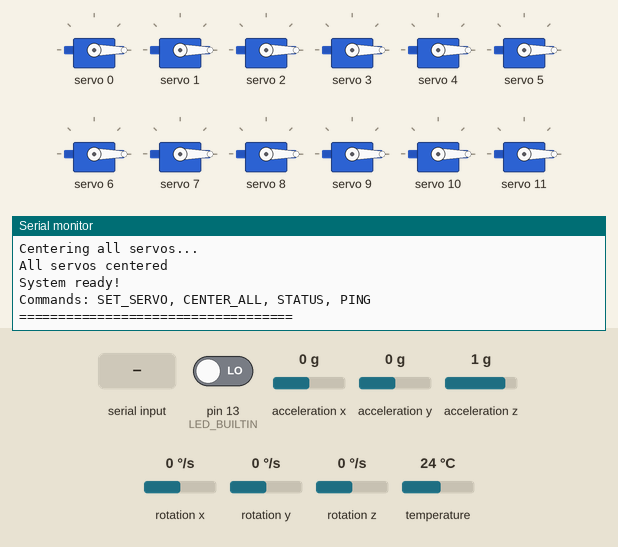
This sketch was run on a simulated Arduino Uno, built with avr-gcc and run on an emulated ATmega328P. Shown: 12 × servo, the last lines printed to the serial monitor. The test bench sets the inputs (shaded band); at power-on: pin 13 (LED_BUILTIN) LOW, acceleration x 0 g, acceleration y 0 g, acceleration z 1 g, rotation x 0 °/s, rotation y 0 °/s, rotation z 0 °/s, temperature 24 °C.

Above: at 2.8 s.
2.9 s: "STATUS,1\n" received over Serial
At 4.1 s:
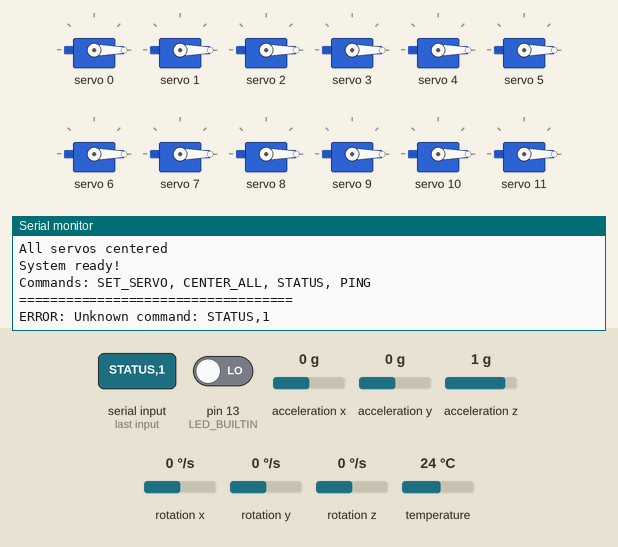
4.4 s: "PING,1\n" received over Serial
At 5.6 s:
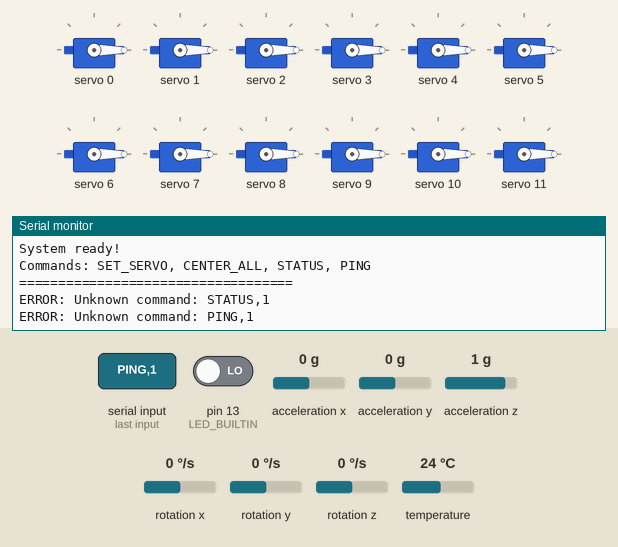
5.9 s: "SET_SERVO:\n" received over Serial
At 6.8 s:
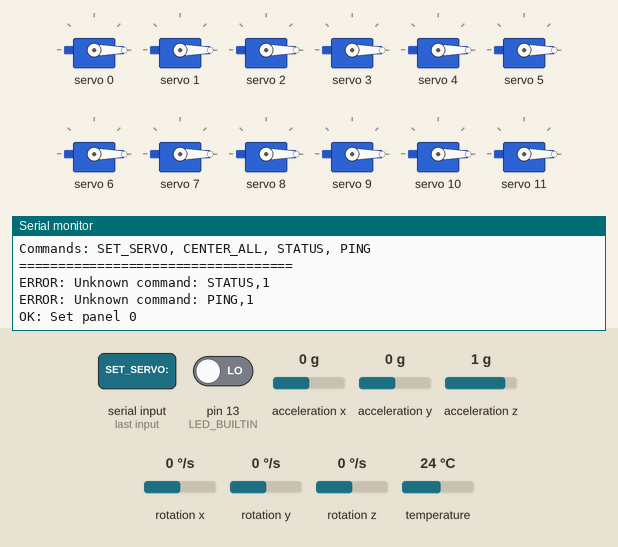

Measured:
- after the input at 2.9 s, the serial monitor: prints a new line at once (image 1)
- after the input at 4.4 s, the serial monitor: prints a new line at once (image 2)
- after the input at 5.9 s, the serial monitor: prints a new line at once (image 3)

The sketch:

teensy_controller.ino
```cpp
// (licence header left out)
#include <Wire.h>
#include <Adafruit_PWMServoDriver.h>
#include <Adafruit_MPU6050.h>
#include <Adafruit_Sensor.h>
#include <MadgwickAHRS.h>

// ===== CONFIGURATION =====
#define SERVO_FREQ 60  // Analog servos run at ~60 Hz
#define NUM_BOARDS 2   // Number of PCA9685 boards
#define SERVOS_PER_BOARD 16
#define TOTAL_SERVOS 36  // 12 panels × 3 servos
#define NUM_PANELS 12

// PCA9685 board addresses (set via jumpers)
#define PCA9685_ADDR_1 0x40
#define PCA9685_ADDR_2 0x41

// MPU-9250 addresses (0x68, 0x69, 0x6A via AD0 pin)
#define MPU_ADDR_1 0x68
#define MPU_ADDR_2 0x69
#define MPU_ADDR_3 0x6A

// MG90S servo pulse width range (microseconds)
#define SERVO_MIN_PULSE 500
#define SERVO_MAX_PULSE 2500

// Control loop timing
#define CONTROL_RATE_HZ 100
#define CONTROL_PERIOD_US (1000000 / CONTROL_RATE_HZ)

// ===== GLOBAL OBJECTS =====
Adafruit_PWMServoDriver pca9685_boards[NUM_BOARDS];
Adafruit_MPU6050 mpu_sensors[3];
Madgwick madgwick_filters[3];

// ===== STATE VARIABLES =====
struct PanelState {
  uint8_t panel_id;
  float servo_angles[3];  // degrees
  float orientation[3];   // roll, pitch, yaw in radians
  unsigned long timestamp;
};

PanelState panel_states[NUM_PANELS];

// Timing
unsigned long last_control_update = 0;
unsigned long last_imu_update = 0;

// Command buffer
const int CMD_BUFFER_SIZE = 128;
char cmd_buffer[CMD_BUFFER_SIZE];
int cmd_index = 0;

// ===== SERVO CONTROL FUNCTIONS =====

// Convert angle (0-180°) to PCA9685 pulse width
uint16_t angleToPulse(float angle) {
  // Clamp angle to valid range
  angle = constrain(angle, 0.0, 180.0);

  // Map angle to pulse width
  uint16_t pulse = map(angle * 100, 0, 18000,
                      SERVO_MIN_PULSE, SERVO_MAX_PULSE);

  // Convert microseconds to PCA9685 counts (4096 counts per period)
  // At 60Hz, period = 16.67ms = 16667µs
  // pulse_count = pulse_us * 4096 / 16667
  uint16_t pulse_count = (pulse * 4096) / 16667;

  return pulse_count;
}

// Set single servo angle
void setServoAngle(uint8_t servo_num, float angle) {
  if (servo_num >= TOTAL_SERVOS) return;

  // Calculate which board and which channel
  uint8_t board_idx = servo_num / SERVOS_PER_BOARD;
  uint8_t channel = servo_num % SERVOS_PER_BOARD;

  if (board_idx >= NUM_BOARDS) return;

  // Convert angle to pulse
  uint16_t pulse = angleToPulse(angle);

  // Set PWM
  pca9685_boards[board_idx].setPWM(channel, 0, pulse);
}

// Set all three servos for a panel
void setPanelServos(uint8_t panel_id, float angles[3]) {
  if (panel_id >= NUM_PANELS) return;

  uint8_t base_servo = panel_id * 3;

  for (int i = 0; i < 3; i++) {
    setServoAngle(base_servo + i, angles[i]);
    panel_states[panel_id].servo_angles[i] = angles[i];
  }

  panel_states[panel_id].timestamp = millis();
}

// Initialize all servos to center position
void centerAllServos() {
  Serial.println("Centering all servos...");

  float center_angles[3] = {90.0, 90.0, 90.0};

  for (uint8_t panel = 0; panel < NUM_PANELS; panel++) {
    setPanelServos(panel, center_angles);
    delay(50);  // Small delay between panels
  }

  Serial.println("All servos centered");
}

// ===== IMU FUNCTIONS =====

void updateIMUData() {
  for (int i = 0; i < 3; i++) {
    sensors_event_t accel, gyro, temp;

    if (mpu_sensors[i].getEvent(&accel, &gyro, &temp)) {
      // Update Madgwick filter (expects rad/s for gyro)
      madgwick_filters[i].update(
        gyro.gyro.x, gyro.gyro.y, gyro.gyro.z,
        accel.acceleration.x, accel.acceleration.y, accel.acceleration.z,
        0, 0, 0  // No magnetometer in MPU6050 mode
      );

      // Get orientation (roll, pitch, yaw)
      panel_states[i * 4].orientation[0] = madgwick_filters[i].getRoll();
      panel_states[i * 4].orientation[1] = madgwick_filters[i].getPitch();
      panel_states[i * 4].orientation[2] = madgwick_filters[i].getYaw();
    }
  }
}

// ===== COMMAND PARSING =====

void parseCommand(String cmd) {
  cmd.trim();

  if (cmd.startsWith("SET_SERVO:")) {
    // Format: SET_SERVO:panel_id,angle1,angle2,angle3
    String params = cmd.substring(10);

    int panel_id = params.substring(0, params.indexOf(',')).toInt();
    params = params.substring(params.indexOf(',') + 1);

    float angles[3];
    for (int i = 0; i < 3; i++) {
      angles[i] = params.substring(0, params.indexOf(',')).toFloat();
      if (i < 2) params = params.substring(params.indexOf(',') + 1);
    }

    setPanelServos(panel_id, angles);
    Serial.print("OK: Set panel ");
    Serial.println(panel_id);
  }
  else if (cmd == "CENTER_ALL") {
    centerAllServos();
    Serial.println("OK: All centered");
  }
  else if (cmd == "STATUS") {
    // Send back panel states
    for (int i = 0; i < NUM_PANELS; i++) {
      Serial.print("PANEL:");
      Serial.print(i);
      Serial.print(",");
      Serial.print(panel_states[i].servo_angles[0]);
      Serial.print(",");
      Serial.print(panel_states[i].servo_angles[1]);
      Serial.print(",");
      Serial.print(panel_states[i].servo_angles[2]);
      Serial.print(",");
      Serial.print(panel_states[i].orientation[0]);
      Serial.print(",");
      Serial.print(panel_states[i].orientation[1]);
      Serial.print(",");
      Serial.println(panel_states[i].orientation[2]);
    }
    Serial.println("OK: Status sent");
  }
  else if (cmd == "PING") {
    Serial.println("PONG");
  }
  else {
    Serial.print("ERROR: Unknown command: ");
    Serial.println(cmd);
  }
}

// ===== SETUP =====

void setup() {
  // Initialize serial communication
  Serial.begin(115200);
  while (!Serial && millis() < 3000); // Wait up to 3 seconds

  Serial.println("\n===================================");
  Serial.println("NAOMI SOL HUB - Teensy 4.1");
  Serial.println("===================================");
  Serial.println("Firmware v1.0");
  Serial.println();

  // Initialize I2C bus
  Wire.begin();
  Wire.setClock(400000);  // 400kHz fast I2C

  // Initialize PCA9685 boards
  Serial.println("Initializing PCA9685 servo drivers...");

  pca9685_boards[0] = Adafruit_PWMServoDriver(PCA9685_ADDR_1);
  pca9685_boards[1] = Adafruit_PWMServoDriver(PCA9685_ADDR_2);

  for (int i = 0; i < NUM_BOARDS; i++) {
    if (!pca9685_boards[i].begin()) {
      Serial.print("ERROR: PCA9685 board ");
      Serial.print(i);
      Serial.println(" not found!");
    } else {
      pca9685_boards[i].setPWMFreq(SERVO_FREQ);
      Serial.print("  Board ");
      Serial.print(i);
      Serial.println(" initialized");
    }
    delay(10);
  }

  // Initialize MPU sensors
  Serial.println("Initializing MPU-9250 sensors...");

  uint8_t mpu_addrs[] = {MPU_ADDR_1, MPU_ADDR_2, MPU_ADDR_3};

  for (int i = 0; i < 3; i++) {
    mpu_sensors[i] = Adafruit_MPU6050();

    if (!mpu_sensors[i].begin(mpu_addrs[i], &Wire)) {
      Serial.print("WARNING: MPU at 0x");
      Serial.print(mpu_addrs[i], HEX);
      Serial.println(" not found");
    } else {
      // Configure MPU
      mpu_sensors[i].setAccelerometerRange(MPU6050_RANGE_8_G);
      mpu_sensors[i].setGyroRange(MPU6050_RANGE_500_DEG);
      mpu_sensors[i].setFilterBandwidth(MPU6050_BAND_21_HZ);

      // Initialize Madgwick filter
      madgwick_filters[i].begin(CONTROL_RATE_HZ);

      Serial.print("  MPU ");
      Serial.print(i);
      Serial.println(" initialized");
    }
    delay(10);
  }

  // Initialize panel states
  for (int i = 0; i < NUM_PANELS; i++) {
    panel_states[i].panel_id = i;
    for (int j = 0; j < 3; j++) {
      panel_states[i].servo_angles[j] = 90.0;
      panel_states[i].orientation[j] = 0.0;
    }
    panel_states[i].timestamp = 0;
  }

  // Center all servos
  delay(1000);
  centerAllServos();

  Serial.println("\nSystem ready!");
  Serial.println("Commands: SET_SERVO, CENTER_ALL, STATUS, PING");
  Serial.println("===================================\n");

  last_control_update = micros();
  last_imu_update = millis();
}

// ===== MAIN LOOP =====

void loop() {
  unsigned long current_micros = micros();
  unsigned long current_millis = millis();

  // Control loop at fixed rate
  if (current_micros - last_control_update >= CONTROL_PERIOD_US) {
    last_control_update = current_micros;

    // Update IMU data at 100Hz
    if (current_millis - last_imu_update >= 10) {
      updateIMUData();
      last_imu_update = current_millis;
    }
  }

  // Process serial commands
  while (Serial.available()) {
    char c = Serial.read();

    if (c == '\n' || c == '\r') {
      if (cmd_index > 0) {
        cmd_buffer[cmd_index] = '\0';
        parseCommand(String(cmd_buffer));
        cmd_index = 0;
      }
    }
    else if (cmd_index < CMD_BUFFER_SIZE - 1) {
      cmd_buffer[cmd_index++] = c;
    }
  }

  // Optional: LED heartbeat
  static unsigned long last_blink = 0;
  if (current_millis - last_blink > 1000) {
    digitalWrite(LED_BUILTIN, !digitalRead(LED_BUILTIN));
    last_blink = current_millis;
  }
}
```
